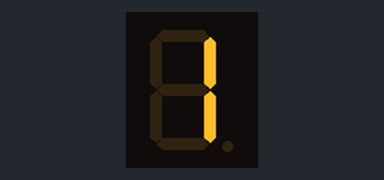
The sketch below on a simulated Arduino Uno, built with avr-gcc and run on an emulated ATmega328P. Parts: 1-digit seven-segment display. Wiring (inferred from the names in the program): 1-digit 7-segment display, segments lit when HIGH: segments pin 7, pin 8, pin 2, pin 3, pin 4, pin 6, pin 5. The segment pins are drawn as the display they are named for.

Above: at 1.1 s.
At 4.1 s:
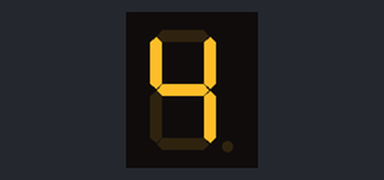
At 8.1 s:
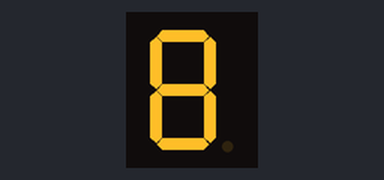
At 15.1 s:
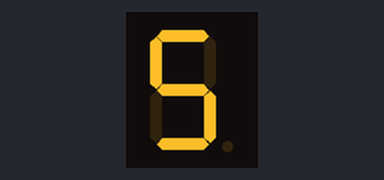
At 22.1 s:
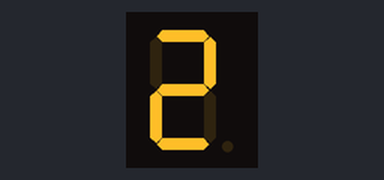
At 29.1 s:
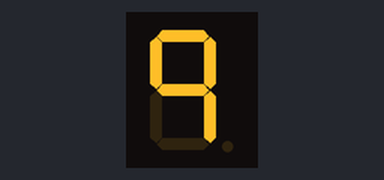

The sketch:

contador.ino
```cpp
#define A 7
#define B 8
#define C 2
#define D 3
#define E 4
#define F 6
#define G 5
static int contador = 0;
bool diminuir=0;
void setup()
{
  pinMode(A, OUTPUT);
  pinMode(B, OUTPUT);
  pinMode(C, OUTPUT);
  pinMode(D, OUTPUT);
  pinMode(E, OUTPUT);
  pinMode(F, OUTPUT);
  pinMode(G, OUTPUT);
  Serial.begin(9600);
}

void loop()
{


  delay(1000);
   if (contador>9)
  {
     diminuir=1;
   }
  else if (contador==0)
  { diminuir=0;
  }
  if (diminuir==1){
    contador--;
  }
 else
 {contador ++;}
  switch(contador)
  {
    case 0:
    digitalWrite(A, HIGH);
     digitalWrite(B, HIGH);
     digitalWrite(C, HIGH);
     digitalWrite(D, HIGH);
     digitalWrite(E, HIGH);
     digitalWrite(F, HIGH);
     digitalWrite(G, LOW);
    break;
   case 1:
     digitalWrite(A, LOW);
     digitalWrite(B, HIGH);
     digitalWrite(C, HIGH);
     digitalWrite(D, LOW);
     digitalWrite(E, LOW);
     digitalWrite(F, LOW);
     digitalWrite(G, LOW);
    break;
       case 2:
     digitalWrite(A, HIGH);
     digitalWrite(B, HIGH);
     digitalWrite(C, LOW);
     digitalWrite(D, HIGH);
     digitalWrite(E, HIGH);
     digitalWrite(F, LOW);
     digitalWrite(G, HIGH);
    break;
       case 3:
     digitalWrite(A, HIGH);
     digitalWrite(B, HIGH);
     digitalWrite(C, HIGH);
     digitalWrite(D, HIGH);
     digitalWrite(E, LOW);
     digitalWrite(F, LOW);
     digitalWrite(G, HIGH);
    break;
       case 4:
     digitalWrite(A, LOW);
     digitalWrite(B, HIGH);
     digitalWrite(C, HIGH);
     digitalWrite(D, LOW);
     digitalWrite(E, LOW);
     digitalWrite(F, HIGH);
     digitalWrite(G, HIGH);
    break;
       case 5:
     digitalWrite(A, HIGH);
     digitalWrite(B, LOW);
     digitalWrite(C, HIGH);
     digitalWrite(D, HIGH);
     digitalWrite(E, LOW);
     digitalWrite(F, HIGH);
     digitalWrite(G, HIGH);
    break;
       case 6:
     digitalWrite(A, LOW);
     digitalWrite(B, LOW);
     digitalWrite(C, HIGH);
     digitalWrite(D, HIGH);
     digitalWrite(E, HIGH);
     digitalWrite(F, HIGH);
     digitalWrite(G, HIGH);
    break;
       case 7:
    digitalWrite(A, HIGH);
     digitalWrite(B, HIGH);
     digitalWrite(C, HIGH);
     digitalWrite(D, LOW);
     digitalWrite(E, LOW);
     digitalWrite(F, LOW);
     digitalWrite(G, LOW);
    break;

        case 8:
    digitalWrite(A, HIGH);
     digitalWrite(B, HIGH);
     digitalWrite(C, HIGH);
     digitalWrite(D, HIGH);
     digitalWrite(E, HIGH);
     digitalWrite(F, HIGH);
     digitalWrite(G, HIGH);
    break;

        case 9:
    digitalWrite(A, HIGH);
     digitalWrite(B, HIGH);
     digitalWrite(C, HIGH);
     digitalWrite(D, LOW);
     digitalWrite(E, LOW);
     digitalWrite(F, HIGH);
     digitalWrite(G, HIGH);

    break;

  }

}
```

Measured:
- what the display in image 0 shows lasts 1.0 s, from 1.0 s to 2.0 s
- what the display in image 5 shows lasts 3.0 s, from 29.0 s to 32.0 s
